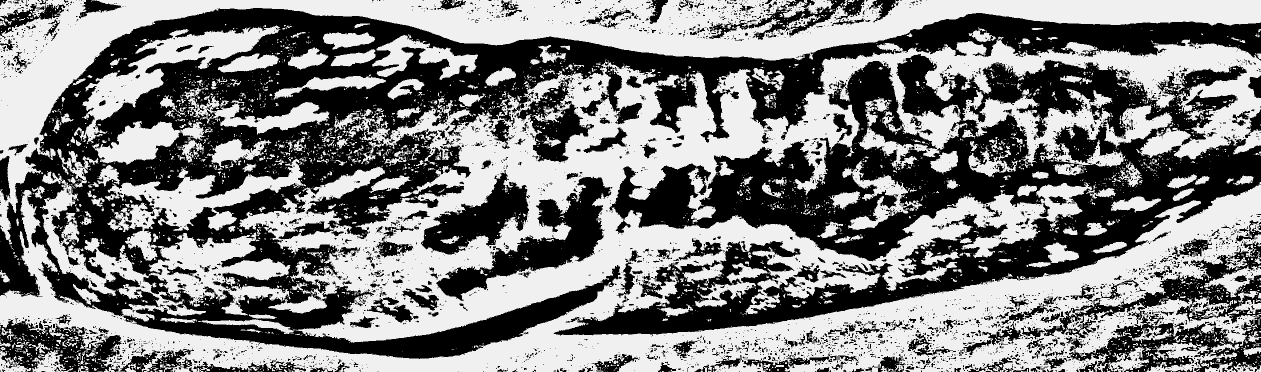
#> input picture image_022.jpg, 2521 x 744 px (shown at 1/2 size)
$ python -i region_extract.py   (imports and definitions only)   (older library calls are emulated)
#> lines starting #> are read from the running program, lines starting #| are printed output that depends on the picture; after the words box and inside, x2 and y2 are one past the last pixel; in counts of white or black regions, pixels touching at a corner belong together
#> further down, picture is the input picture: shape (744, 2521, 3); min 0, max 250, mean 128
### gamma_adjust.py
# -*- coding: utf-8 -*-
"""
Created on Tue Jul 19 11:42:09 2016

@author: Starship

Gamma correction function (written by someone else).

gamma(image, gamma)

image : the image path or object
gamma : a value from 0-5
"""

import numpy as np
#gamma correction function (from http://stackoverflow.com/questions/11211260/gamma-correction-power-law-transformation)

def gamma(image,gamma = 0.5):
#> called with gamma = 2.2
    img_float = np.float32(image)
    max_pixel = np.max(img_float)
#> max_pixel = 250
    #image pixel normalisation
    img_normalised = img_float/max_pixel
    #gamma correction exponent calulated
    gamma_corr = np.log(img_normalised)*gamma
#> gamma_corr: shape (744, 2521, 3) float32; 36.93% of the values are NaN or infinite; the others: min -12.15, max 0, mean -1.8
    #gamma correction being applied
    gamma_corrected = np.exp(gamma_corr)*255.0
    #conversion to unsigned int 8 bit
    gamma_corrected = np.uint8(gamma_corrected)
    return gamma_corrected

### region_extract.py
# -*- coding: utf-8 -*-
"""
Exract light/dark regions from seals
Usage: regions(img)

Images can be most image filetypes.

Now writing as tif to avoid compression. Can remove threshold step.

Segments images sequentially and classifies, then masks to foreground
Classified + masked images are saved in a subdirectory of the input folder

If masks are reversed (ie the seal is masked out), change line 108 from
-result to result (misc.imsave("classified\\" + imgPath, -result))
"""
"""
1) Segment the seal into broad regions of similarity. IE an area which is
brighter (lighting conditions or just pelage coloration) is segmented as one
area.

2)Create masked images with just these regions

3) Run the rest of the normal pre-process (gamma, binary)

4) Extract patches from that region (retain spatial data - how big is patch?)

Later: work in "where on the seal" solution


Created on Mon Aug 08 16:03:43 2016

@author: Starship
"""

import cv2
import numpy as np
from gamma_adjust import gamma

#blurs the image (adjust with ksize), then erodes (adjust iterations)
#
def regions(img):
    '''
    CURRENTLY (6pm 8 Aug):

    To fix: ksize (and maybe iterations) based on big image. Need to make it work for resized
            or else adaptive to img size. Maybe compare current ksize to length
            original (non-resized vals ksize1=15, iterations=30, ksize=41)
            #update: reduced values, still not adaptive

            #Also: thresh value in threshold also not adaptive but works for now

    '''
    img_copy = img[:].copy()
    #eroded = cv2.erode(img, None, iterations=10)
    gam = gamma(img, 2.2)
    blur = cv2.GaussianBlur(src=gam, dst=img_copy, ksize=(3, 3), sigmaX=0,
                            sigmaY=0)
    eroded = cv2.dilate(blur, None, iterations=1)
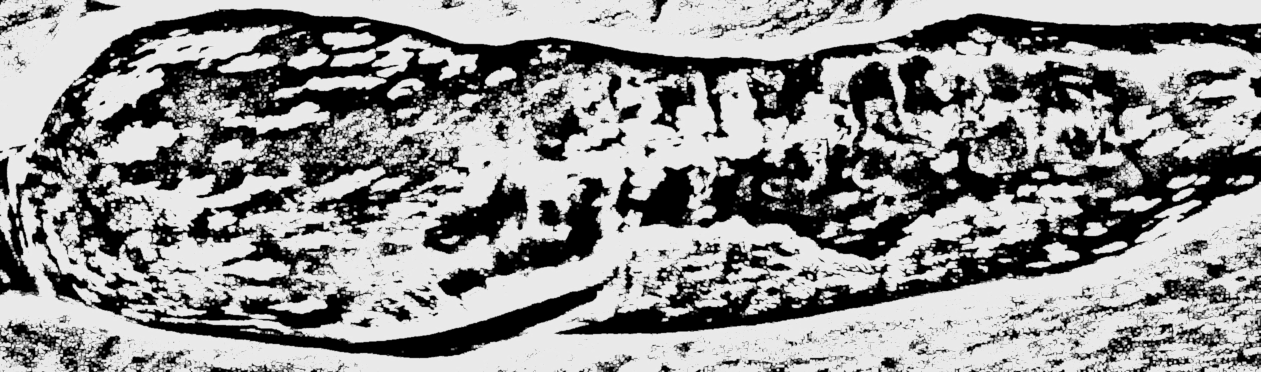
#> eroded: shape (744, 2521, 3) (shown at 1/2 size); min 0, max 235, mean 146
    #gam = gamma(eroded, 2)
    blur2 = cv2.GaussianBlur(src=eroded, dst=img_copy, ksize=(9,9), sigmaX=0,
                             sigmaY=0)
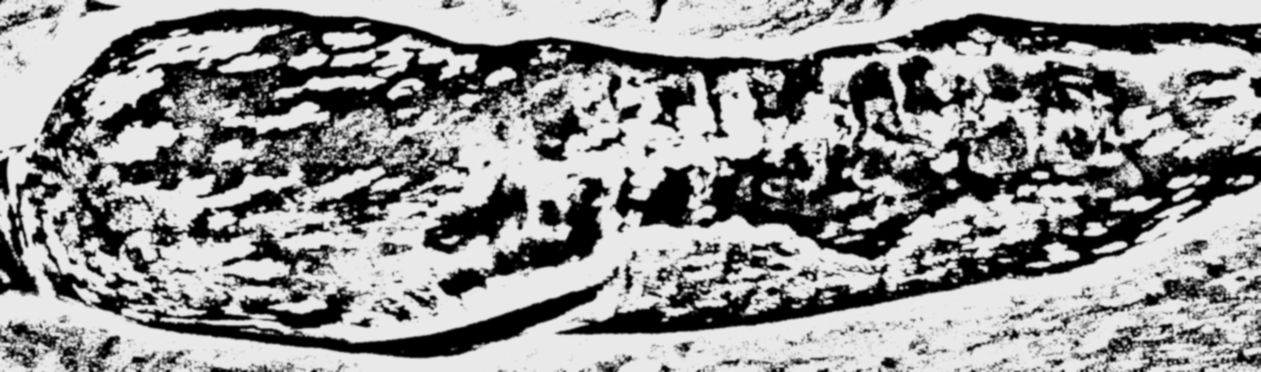
#> blur2: shape (744, 2521, 3) (shown at 1/2 size); min 0, max 234, mean 146
    thresh_val = np.int(np.mean(blur2))
#> thresh_val = 145
    ret, threshold_data = cv2.threshold(blur2, 50, 255, cv2.THRESH_BINARY)
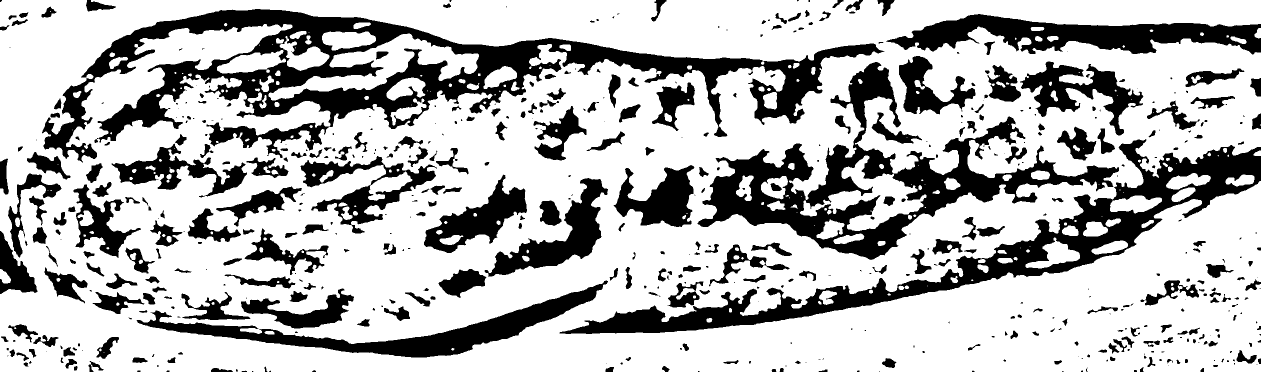
#> threshold_data: shape (744, 2521, 3) (shown at 1/2 size); 72% white; 558 black regions (222 under 20 px), largest, box (x1, y1, x2, y2) and area: (84, 18, 1769, 325) 122592, (1395, 124, 2238, 520) 71509, (1119, 278, 2521, 668) 69403
    #threshold_data = cv2.adaptiveThreshold(blur2, 255,
                                           #cv2.ADAPTIVE_THRESH_MEAN_C,
                                           #cv2.THRESH_BINARY, 301, 2)
    #Create two masked images, one that masks out darker areas, one masks light
    boole = np.bool8(threshold_data)
    light_img = boole * img
    dark_img = img * np.uint8(boole == 0)
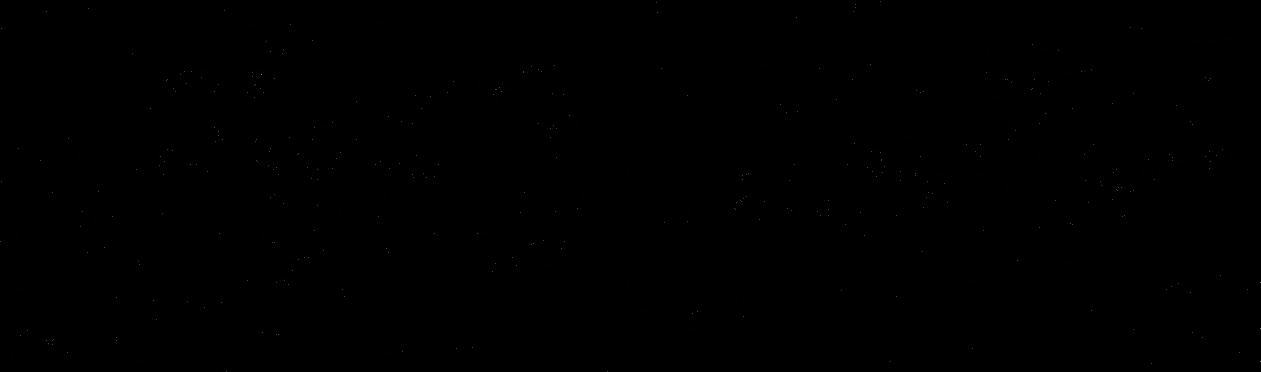
#> dark_img: shape (744, 2521, 3) (shown at 1/2 size); min 0, max 245, mean 0.1

    return light_img, dark_img


# [8 lines of commented-out code are left out]

>>> import cv2
>>> picture = cv2.imread('image_022.jpg')
>>> result = regions(picture)

$ run again, on HALF_121715_W6.JPG
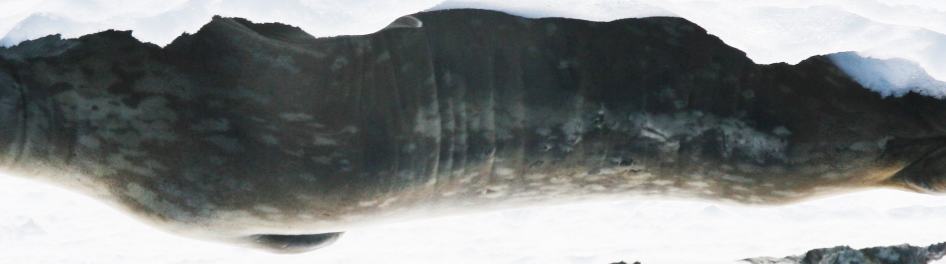
#> input picture HALF_121715_W6.JPG, 1892 x 527 px (shown at 1/2 size)
#> picture is the input picture: shape (527, 1892, 3); mean B, G, R 129.7, 130.3, 127
#> max_pixel = 255
#> in gamma, `gamma_corrected = np.exp(gamma_corr)*255.0`:
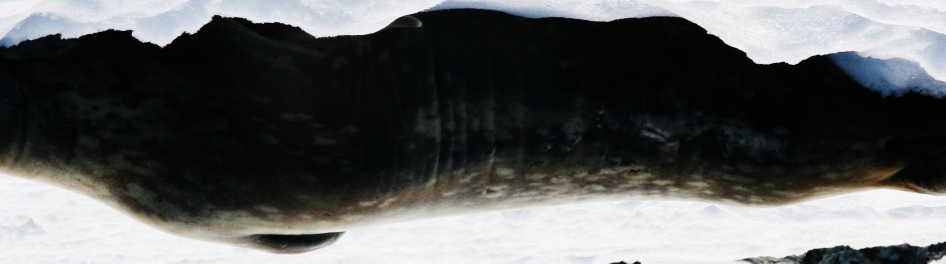
#> gamma_corrected: shape (527, 1892, 3) float32 (shown at 1/2 size); mean B, G, R 92.4, 92.4, 91.1
#> thresh_val = 94
#> in regions, `dark_img = img * np.uint8(boole == 0)`:
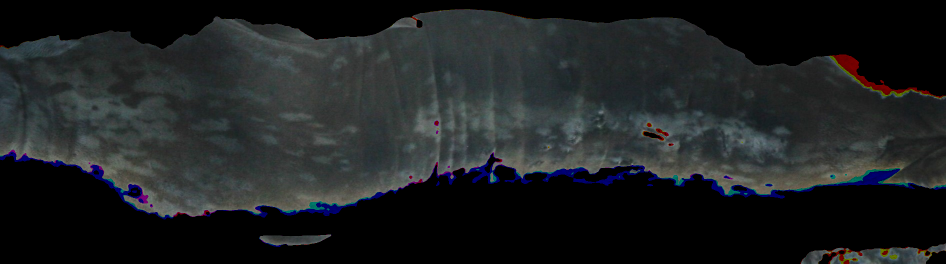
#> dark_img: shape (527, 1892, 3) (shown at 1/2 size); mean B, G, R 34.5, 33.5, 30.5
